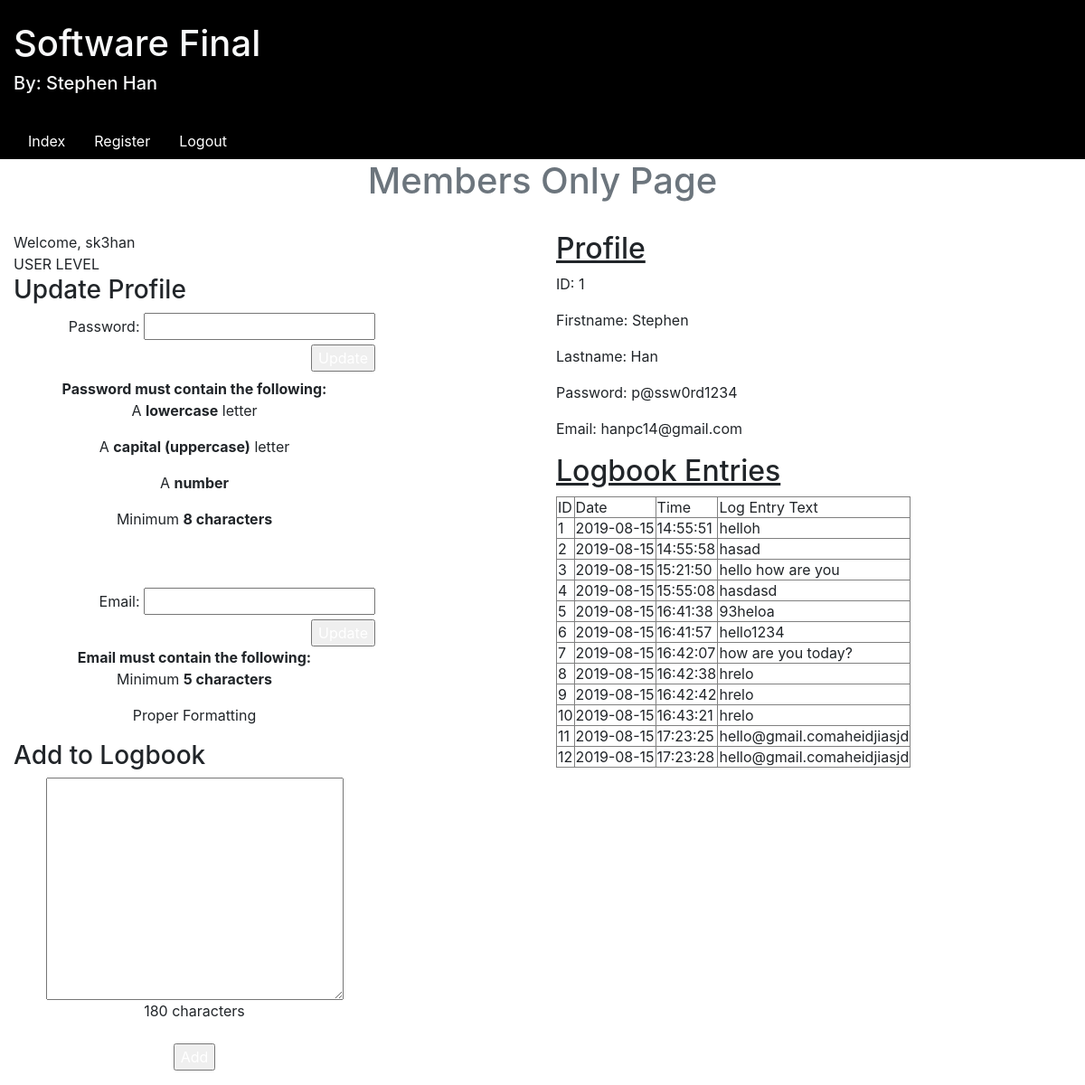
/logbook.php (signed in), run on the app's committed database.
### tables this page shows
CREATE TABLE `credentials` (
  `ID` tinyint(11) NOT NULL,
  `Username` varchar(100) NOT NULL,
  `Password` varchar(100) NOT NULL,
  `Email` varchar(100) NOT NULL,
  `Firstname` varchar(100) NOT NULL,
  `Lastname` varchar(100) NOT NULL
);

CREATE TABLE `logbookentries` (
  `ID` tinyint(3) UNSIGNED NOT NULL,
  `date` date NOT NULL,
  `time` time NOT NULL,
  `text` varchar(100) NOT NULL
);

### database.php (called while the page is built, shortened)
<?php
 class database
 {
    public $host;
	public $dbname;
    public $username;
    public $password;
	public function dbConnect(){
        $dsn = "mysql:host=".$this->host.";dbname=".$this->dbname;
		try {
			    $this->db = new PDO(
				$dsn,
				$this->username,
				$this->password
        );
        $this->db->setAttribute(PDO::ATTR_DEFAULT_FETCH_MODE, PDO::FETCH_BOTH);
		return $this->db;
		}
		catch (PDOException $e) {
		}
	}
	public function __construct(string $host, string $dbname, string $username, string $password)
    {
        $this->host = $host;
        $this->dbname = $dbname;
        $this->username = $username;
        $this->password = $password;
    }
 }
?>

### guest.php (the view, shortened to what this page needs)
<?php
class Guest {
	public function getEmail()   {
	$username = $_SESSION['username'];
	$conn = new database('127.0.0.1', 'logbook', 'root', '');
	$conn->dbConnect();
	$query = $conn->db->prepare('SELECT * FROM credentials WHERE username = :username');
	$query->bindParam(':username', $username);
	$query->execute();
    $records = $query->fetchAll();
    foreach($records as $record)
    {
        echo "<p> Email: " . $record['Email'] . "</p>";
    }
	}
	public function getIDNumber()   {
	$username = $_SESSION['username'];
	$conn = new database('127.0.0.1', 'logbook', 'root', '');
	$conn->dbConnect();
	$query = $conn->db->prepare('SELECT * FROM credentials WHERE username = :username');
	$query->bindParam(':username', $username);
	$query->execute();
    $records = $query->fetchAll();
    foreach($records as $record)
    {
       echo "<p> ID: " . $record['ID'] . "</p>";
    }
	}
	public function getfname(){
	$username = $_SESSION['username'];
	$conn = new database('127.0.0.1', 'logbook', 'root', '');
	$conn->dbConnect();
	$query = $conn->db->prepare('SELECT * FROM credentials WHERE username = :username');
	$query->bindParam(':username', $username);
	$query->execute();
    $records = $query->fetchAll();
    foreach($records as $record)
    {
        echo "<p>Firstname: " . $record['Firstname'] . "</p>";
    }
	}
	public function getlname()   {
	$username = $_SESSION['username'];
	$conn = new database('127.0.0.1', 'logbook', 'root', '');
	$conn->dbConnect();
	$query = $conn->db->prepare('SELECT * FROM credentials WHERE username = :username');
	$query->bindParam(':username', $username);
	$query->execute();
    $records = $query->fetchAll();
    foreach($records as $record)
    {
        echo "<p>Lastname: " . $record['Lastname'] . "</p>";
    }
	}
	public function getLogbookInfo() {
	$conn = new database('127.0.0.1', 'logbook', 'root', '');
	$conn->dbConnect();
	echo "<table border='1'>";
	echo "<td>ID</td> ";
	echo "<td>Date</td> ";
	echo "<td>Time</td> ";
	echo "<td>Log Entry Text</td> ";
	$rows = $conn->db->query('SELECT ID, date, time, text  FROM logbookentries');
	foreach ($rows as $row) {
			for ($i = 0; $i < sizeof($row) / 2; $i++) {
				echo "<td>" . $row[$i] . "</td>";
			}
		}
		echo "</table>";
	}
}
?>

### logbook.php (shortened to what this page needs)
<html>
    <head>
	<link rel="stylesheet" href="https://stackpath.bootstrapcdn.com/bootstrap/4.3.1/css/bootstrap.min.css">
	<link rel="stylesheet" href="https://maxcdn.bootstrapcdn.com/font-awesome/4.4.0/css/font-awesome.min.css">
    <link rel="stylesheet" type="text/css" href="../css/style.css">
    </head>
    <body>
	<div class="container-fluid">
		<div class="container-bg">
		<div class="row" >
				<div class="col-md-12">
					<div class="page-header">
						<br>
						<h1 class="text-light">Software Final</h1>
						<h5 class="text-light">By: Stephen Han</h5>
					</div>
				</div>
			</div>
			<br>
			<div class="row">
				<div class="col-md-12">
					<?php
					$permission_level = $_SESSION['accesslevel'];
					$var2 = "Guest";
					IF (strcmp($permission_level, $var2) != 0) {
					include('navigationU.php');
					}
					ELSE {
					include('navigation.php');
					}
					?>
				</div>
            </div>
	<div class="row">
	<div class="col-md-12" style='background-color: white'>
    <h1 class="text-center text-muted" >Members Only Page</h1>
	<br>
	<div class = "row">
	<?php
    include 'database.php';
	require_once __DIR__ . '/guest.php';
	require_once __DIR__ . '/user.php';
	$permission_level = $_SESSION['accesslevel'];
	$var2 = "Guest";
	IF (strcmp($permission_level, $var2) != 0) {
		echo '<div class="col-md-6">' ;
		echo "Welcome, " . $_SESSION['username'] . "<br>USER LEVEL<br>";
		echo '
			<h3> Update Profile </h3>
			<div class="form-group">
			<form method="post">
			<div class="form-group">
			<label for="newPassword">Password: </label>
		    <input type="password" id="newPassword" name="newPassword">
		    <br>
			</div>
			<div class="form-group">
			<input type="submit" name="submitPass" value="Update"  id="submitPass">
			</div>
			<br>
			<br>
			<br>
			<div class="form-group-text">
			 <b>Password must contain the following:</b>
			  <p id="letterPSWD" class="invalidPSWD">A <b>lowercase</b> letter</p>
			  <p id="capitalPSWD" class="invalidPSWD">A <b>capital (uppercase)</b> letter</p>
			  <p id="numberPSWD" class="invalidPSWD">A <b>number</b></p>
			  <p id="lengthPSWD" class="invalidPSWD">Minimum <b>8 characters</b></p>
			</div>
			</form>
			</div>
			<div class="form-group">
			<br>
			<br>
			<form method="post">
			<div class="form-group">
			<label for="newEmail">Email: </label>
		    <input type="text" id="newEmail" name="newEmail">
		    <br>
			<div class="form-group">
			<input type="submit" name="submitEmail" value="Update"  id="submitEmail">
			</div>
		    <br>
			<div class="form-group-text">
			<b>Email must contain the following:</b>
			<p id="lengthEMAIL" class="invalidEMAIL">Minimum <b>5 characters</b></p>
			<p id="patternEMAIL" class="invalidEMAIL">Proper Formatting</p>
			</div>
			</form>
			</div>
			<br>
			<br>
			<h3 align="left"> Add to Logbook </h3>
			<form method="post">
			<div class="form-group-text">
				<textarea id="logbooktext" rows="10" cols="30" name="logbooktext">
				</textarea>
			<div id="charactersRemaining">180 characters</div>
			<script src="../js/ValidateLogbookPage.js"></script>
			<br>
			<input type="submit" value="Add" name="submitLogbook" id="submitLogbook" >
			</form>
						</div>
		';
		echo '</div>';
		echo '</div>';
		echo "<br>";
		echo '<div class="col-lg-6">' ;
		echo "<h2> Profile </h2> ";
		$User1 = new User($_SESSION['username']);
		$User1 -> getIDnumber();
		$User1 -> getfname();
		$User1 -> getlname();
		$User1 -> getPassword();
		$User1 -> getEmail();
		echo "<h2> Logbook Entries </h2> " ;
		$User1 -> getLogbookInfo() ;
		echo '</div>';
		echo '</div>';
	}
    ?>
</div>
</body>
</html>

### navigationU.php
<ul class="nav">
	<li class="nav-item">
		<a class="nav-link active" href="../index.php">Index</a>
	</li>
	<li class="nav-item">
		<a class="nav-link" href="../register.php" target="_blank">Register</a>
	</li>
	<li class="nav-item">
		<a class="nav-link" href="../logout.php" target="_blank">Logout</a>
	</li>
</ul>

### user.php (shortened to what this page needs)
<?php
	require_once __DIR__ . '/guest.php';
class User extends Guest {
	public function getPassword () {
	$username = $_SESSION['username'];
	$conn = new database('127.0.0.1', 'logbook', 'root', '');
	$conn->dbConnect();
	$query = $conn->db->prepare('SELECT * FROM credentials WHERE username = :username');
	$query->bindParam(':username', $username);
	$query->execute();
    $records = $query->fetchAll();
    foreach($records as $record)
    {
        echo "<p> Password: " . $record['Password'] . "</p>";
    }
	}
}
?>

### css/style.css (style rules this page uses)
h2 { text-decoration: underline; }
body { background-color: black !important; }
.container-bg { background-color: black !important; }
.nav-link { color: white !important; }
.form-group { width: 400px ; margin: 0 auto auto; float: left !important; text-align: right !important; }
.form-group-text { width: 400px ; margin: auto auto auto; text-align: center !important; float: center !important; }
input[type="submit"] { color: #fff; transition: background 600ms; cursor: pointer; }

### data on the page
credentials: ID "1", Firstname "Stephen", Lastname "Han", Password "p@ssw0rd1234", Email "hanpc14@gmail.com"
logbookentries: ID "1", date "2019-08-15", time "14:55:51", text "helloh"
logbookentries: ID "2", date "2019-08-15", time "14:55:58", text "hasad"
logbookentries: ID "3", date "2019-08-15", time "15:21:50", text "hello how are you"
logbookentries: ID "4", date "2019-08-15", time "15:55:08", text "hasdasd"
logbookentries: ID "5", date "2019-08-15", time "16:41:38", text "93heloa"
logbookentries: ID "6", date "2019-08-15", time "16:41:57", text "hello1234"
logbookentries: ID "7", date "2019-08-15", time "16:42:07", text "how are you today?"
logbookentries: ID "8", date "2019-08-15", time "16:42:38", text "hrelo"
logbookentries: ID "9", date "2019-08-15", time "16:42:42", text "hrelo"
logbookentries: ID "10", date "2019-08-15", time "16:43:21", text "hrelo"
logbookentries: ID "11", date "2019-08-15", time "17:23:25", text "hello@gmail.comaheidjiasjd"
logbookentries: ID "12", date "2019-08-15", time "17:23:28", text "hello@gmail.comaheidjiasjd"

### other printed values
$_SESSION['username'] "sk3han"
